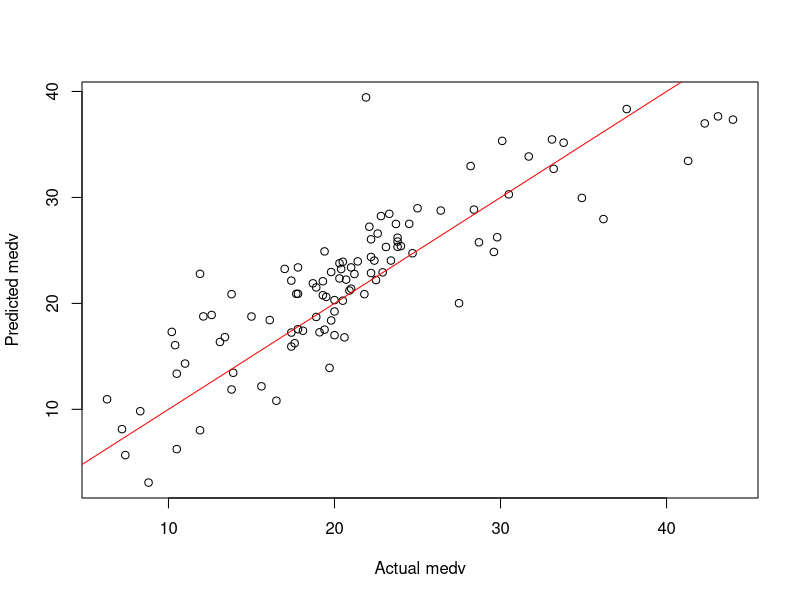

Source code (R):
## ---- chunk 1
knitr::opts_chunk$set(echo = TRUE)
## ---- chunk 2
library(MASS)
data(Boston)
knitr::kable(head(Boston))
## ---- chunk 3

fullSetModel <- lm(medv~.,data=Boston)
summary(fullSetModel)
## ---- chunk 4
p_values <- summary(fullSetModel)$coefficients[,"Pr(>|t|)"]
p_values_ord <- p_values[order(p_values)]

knitr::kable(p_values_ord[names(p_values_ord)!="(Intercept)"])
## ---- chunk 5
namesBoston <- names(Boston)
subsetBoston <- namesBoston[!(namesBoston %in% c("indus","age"))]

# Dropping inignificant features: 
subBoston <- subset(Boston, select=subsetBoston)

numEntries <- nrow(Boston)

set.seed(1)
# Selecting 80% of the dataset for training
trainingSamp <- sample(c(1:numEntries),0.8*numEntries,replace=FALSE)
# which not required but easier to visialize
testingSamp <- which(!(c(1:numEntries) %in% trainingSamp))

trainingSet <- Boston[trainingSamp,]
testingSet <- Boston[testingSamp,]

subTrainingSet <- subBoston[trainingSamp,]
subTestingSet <- subBoston[testingSamp,]
## ---- chunk 6
# medv is a function of everything else
bostonModel <- lm(medv~.,data=trainingSet)
subBostonModel <- lm(medv~.,data=subTrainingSet)
## ---- chunk 7
summary(bostonModel)
## ---- chunk 8
summary(subBostonModel)
## ---- chunk 9
# Apply the model to the testing set
vals <- predict(bostonModel,testingSet[,attr(bostonModel$terms,"term.labels")])
subVals <- predict(subBostonModel,subTestingSet[,attr(subBostonModel$terms,"term.labels")])
## ---- chunk 10

#Quickly get rmse
RMSE <- sqrt(mean((testingSet$medv-vals)^2))
RMSE

## [1] 4.626874

subRMSE <- sqrt(mean((subTestingSet$medv-subVals)^2))
subRMSE

## [1] 4.6231
## ---- chunk 11
#with(testingSetPred, plot(medv,predicted))
plot(x=subTestingSet$medv,y=subVals,xlab="Actual medv",ylab="Predicted medv")
abline(a=0,b=1,col="red")

